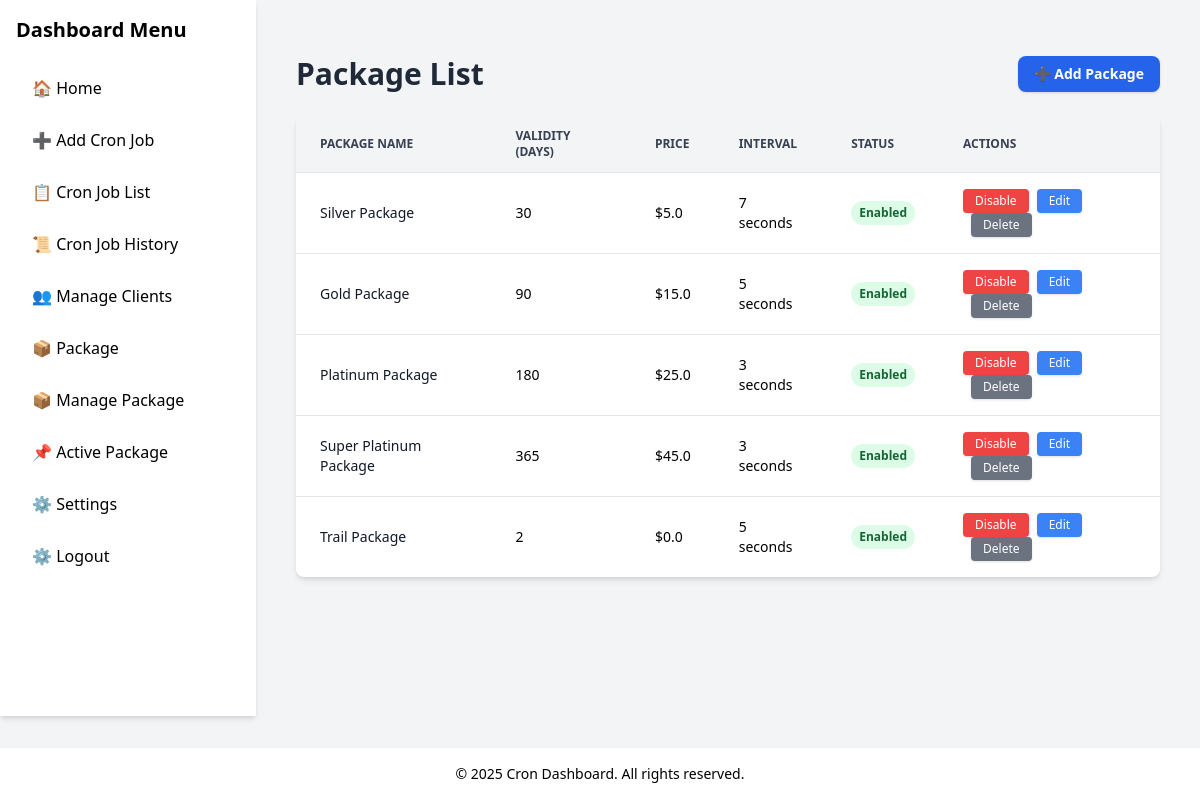
/packages (signed in), run on the app's committed database.
### tables this page shows
CREATE TABLE packages (
    id INTEGER PRIMARY KEY AUTOINCREMENT,
    name TEXT NOT NULL,
    validity INTEGER NOT NULL,      -- in days
    price REAL NOT NULL,
    interval TEXT NOT NULL,         -- e.g., "daily", "weekly", "monthly"
    status TEXT NOT NULL DEFAULT 'enabled'  -- 'enabled' or 'disabled'
);

### admin/app.py (the view)
@app.route("/packages")
@login_required
def package():
    conn = get_db_connection()
    packages = conn.execute("SELECT * FROM packages").fetchall()
    conn.close()
    return render_template("package.html", packages=packages)

### admin/app.py (called while the page is built)
def get_db_connection():
    conn = sqlite3.connect(DB_FILE)
    conn.row_factory = sqlite3.Row
    return conn

def login_required(f):
    @wraps(f)
    def decorated_function(*args, **kwargs):
        if "user_id" not in session:
            return redirect(url_for("login"))
        return f(*args, **kwargs)
    return decorated_function

### admin/templates/package.html (shortened to what this page needs)
{% extends "base.html" %}
{% block content %}
<div class="max-w-7xl mx-auto mt-8 px-4">
    <div class="flex justify-between items-center mb-6">
        <h2 class="text-3xl font-bold text-gray-800">Package List</h2>
        <a href="{{ url_for('add_package') }}"
           class="inline-block bg-blue-600 text-white px-4 py-2 rounded-lg text-sm font-semibold hover:bg-blue-700 shadow">
            ➕ Add Package
        </a>
    </div>
    <div class="overflow-x-auto bg-white shadow-md rounded-lg">
        <table class="min-w-full divide-y divide-gray-200 text-sm">
            <thead class="bg-gray-100 text-gray-700 uppercase text-xs font-semibold">
                <tr>
                    <th class="px-6 py-3 text-left">Package Name</th>
                    <th class="px-6 py-3 text-left">Validity (days)</th>
                    <th class="px-6 py-3 text-left">Price</th>
                    <th class="px-6 py-3 text-left">Interval</th>
                    <th class="px-6 py-3 text-left">Status</th>
                    <th class="px-6 py-3 text-left">Actions</th>
                </tr>
            </thead>
            <tbody class="divide-y divide-gray-200">
                {% for pkg in packages %}
                <tr class="hover:bg-gray-50">
                    <td class="px-6 py-4 font-medium text-gray-900">{{ pkg.name }}</td>
                    <td class="px-6 py-4">{{ pkg.validity }}</td>
                    <td class="px-6 py-4">${{ pkg.price }}</td>
                    <td class="px-6 py-4">{{ pkg.interval }}</td>
                    <td class="px-6 py-4">
                        <span class="inline-flex px-2 py-1 text-xs font-semibold rounded-full
                            {{ 'bg-green-100 text-green-800' if pkg.status == 'enabled' else 'bg-red-100 text-red-800' }}">
                            {{ pkg.status.capitalize() }}
                        </span>
                    </td>
                    <td class="px-6 py-4 flex flex-wrap space-x-2">
                        {% if pkg.status == 'enabled' %}
                        <a href="{{ url_for('toggle_package', package_id=pkg.id) }}"
                           class="inline-block px-3 py-1 bg-red-500 text-white text-xs font-medium rounded hover:bg-red-600 shadow">
                            Disable
                        </a>
                        {% else %}
                        <a href="{{ url_for('toggle_package', package_id=pkg.id) }}"
                           class="inline-block px-3 py-1 bg-green-500 text-white text-xs font-medium rounded hover:bg-green-600 shadow">
                            Enable
                        </a>
                        {% endif %}
                        <a href="{{ url_for('edit_package', package_id=pkg.id) }}"
                           class="inline-block px-3 py-1 bg-blue-500 text-white text-xs font-medium rounded hover:bg-blue-600 shadow">
                            Edit
                        </a>
                        <a href="{{ url_for('delete_package', package_id=pkg.id) }}"
                           class="inline-block px-3 py-1 bg-gray-500 text-white text-xs font-medium rounded hover:bg-gray-600 shadow"
                           onclick="return confirm('Are you sure you want to delete this package?');">
                            Delete
                        </a>
                    </td>
                </tr>
                {% else %}
                <tr>
                    <td colspan="6" class="text-center px-6 py-4 text-gray-500">No packages found.</td>
                </tr>
                {% endfor %}
            </tbody>
        </table>
    </div>
</div>
{% endblock %}

### data on the page
packages: name "Silver Package", validity "30", price "5.0", interval "7 seconds", status "Enabled"
packages: name "Gold Package", validity "90", price "15.0", interval "5 seconds", status "Enabled"
packages: name "Platinum Package", validity "180", price "25.0", interval "3 seconds", status "Enabled"
packages: name "Super Platinum Package", validity "365", price "45.0", interval "3 seconds", status "Enabled"
packages: name "Trail Package", validity "2", price "0.0", interval "5 seconds", status "Enabled"

### other printed values
{{ current_year or 2025 }} "2025"
